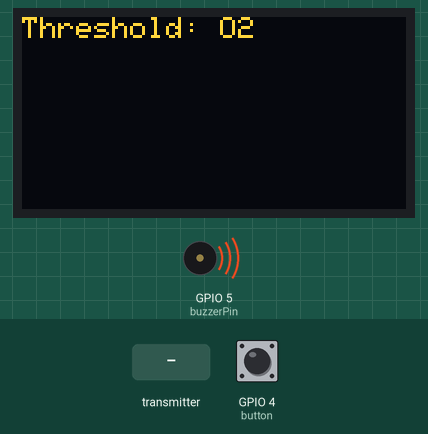
A sketch run on a simulated ESP32. Parts: 128×64 one-colour display, buzzer (waves = sounding, pin HIGH). The test bench sets the inputs (shaded band); at power-on: GPIO 4 (button) LOW. The OLED is the two-colour kind (top 16 rows yellow); what the sketch prints to the serial monitor is not drawn.

Above: at 1.2 s.
1.3 s: the transmitter starts sending temp = 50
At 5.7 s:
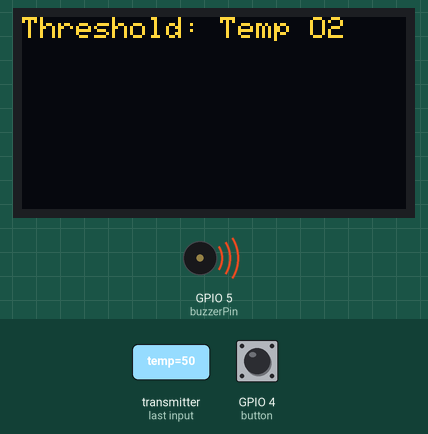
10.1 s: the transmitter starts sending hum = 100
At 14.5 s:
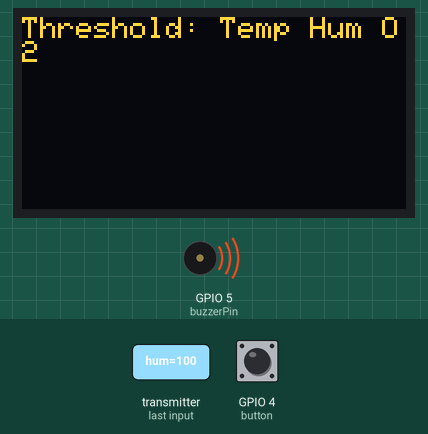
21.8 s: the transmitter starts sending CO = 25
At 23.3 s:
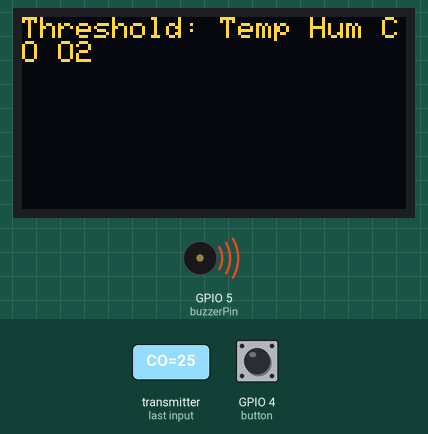
32.9 s: the transmitter starts sending CH4 = 25
At 37.7 s:
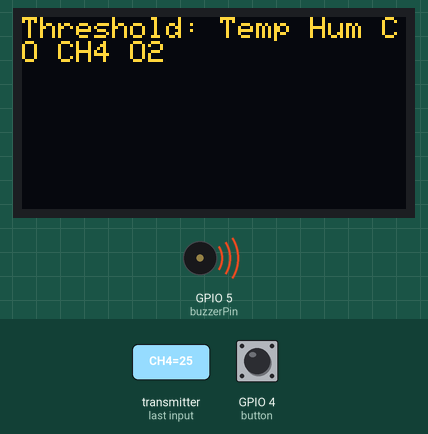
44.6 s: the transmitter starts sending oxygen = 25
At 46.6 s:
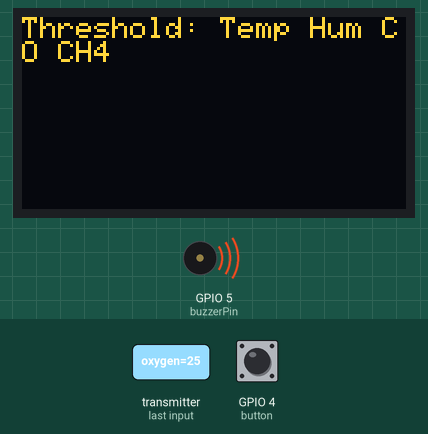
55.7 s: the transmitter starts sending temp = 0
At 59.8 s:
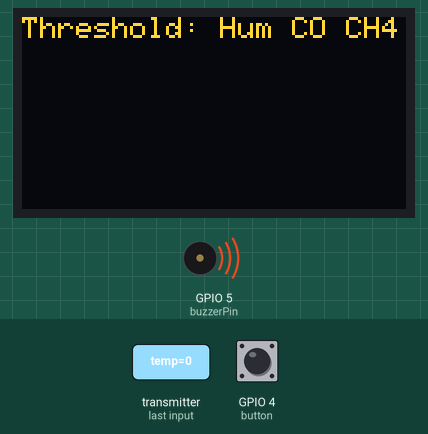
Timing chart, 0 to 68.4 s (numbered marks = the images above; inputs shaded):
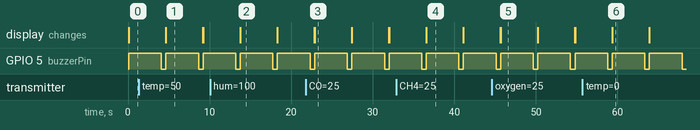

The sketch:

FINAL_SLAVE.ino
```cpp
#include <WiFi.h>
#include <esp_now.h>
#include <SPI.h>
#include <Wire.h>
#include <Adafruit_GFX.h>
#include <Adafruit_SSD1306.h>

#define SCREEN_WIDTH 128
#define SCREEN_HEIGHT 64

Adafruit_SSD1306 display(SCREEN_WIDTH, SCREEN_HEIGHT, &Wire, -1);

// Buzzer & Button pins
#define button 4
#define buzzerPin 5

int buttonState = 0;
int deviceID = 1;

uint8_t broadcastAddress[] = {0xFF, 0xFF, 0xFF, 0xFF, 0xFF, 0xFF};

// Thresholds
const float TEMP_THRESHOLD = 45.0;
const float HUM_THRESHOLD = 90.0;
const float CO_THRESHOLD = 3.0;
const float CH4_THRESHOLD = 12.0;
const float OXYGEN_LOW_THRESHOLD = 19.7;

// Incoming sensor values
float incomingTemp;
float incomingHum;
float incomingCO;
float incomingMethane;
float incomingOxygen;
int incomingdeviceID;
String incomingAlert;
String incomingMasterID;
String success;

// Structs
typedef struct master_message {
  int slaveID;
  String emergency;
} master_message;

master_message masterReadings;

typedef struct struct_message {
  String mID;
  float temp;
  float hum;
  float CO;
  float CH4;
  float oxygen;
  int ID;
  String alert;
} struct_message;

struct_message sensorReadings;
struct_message incomingReadings;

esp_now_peer_info_t peerInfo;

const unsigned long timeoutReadingsPeriod = 1000;
const unsigned long timeoutAlertPeriod = 250;

unsigned long lastDataReceivedTime = 0;
unsigned long lastAlertReceivedTime = 0;

bool newDataReceived = false;
bool newAlertReceived = false;

void resetMasterReadings() {
  incomingMasterID = "";
  incomingTemp = 0.0;
  incomingHum = 0.0;
  incomingCO = 0.0;
  incomingMethane = 0.0;
  incomingOxygen = 0.0;
}

void resetAlertReadings() {
  incomingdeviceID = 0;
  incomingAlert = "";
}

void OnDataSent(const uint8_t *mac_addr, esp_now_send_status_t status) {}

void OnDataRecv(const esp_now_recv_info_t *recv_info, const uint8_t *incomingData, int len) {
  memcpy(&incomingReadings, incomingData, sizeof(incomingReadings));

  incomingMasterID = incomingReadings.mID;
  incomingTemp = incomingReadings.temp;
  incomingHum = incomingReadings.hum;
  incomingCO = incomingReadings.CO;
  incomingMethane = incomingReadings.CH4;
  incomingOxygen = incomingReadings.oxygen;
  incomingdeviceID = incomingReadings.ID;
  incomingAlert = incomingReadings.alert;

  newDataReceived = true;
  lastDataReceivedTime = millis();
}

void printIncomingReadings() {
  Serial.println();
  Serial.println("INCOMING READINGS");
  Serial.print("Incoming Master-ID: ");
  Serial.println(incomingMasterID);
  Serial.print("Temperature: ");
  Serial.print(incomingTemp);
  Serial.println(" °C");
  Serial.print("Humidity: ");
  Serial.print(incomingHum);
  Serial.println(" %");
  Serial.print("CO level: ");
  Serial.println(incomingCO);
  Serial.print("Methane Level: ");
  Serial.println(incomingMethane);
  Serial.print("Oxygen Level: ");
  Serial.println(incomingOxygen);

  display.clearDisplay();
  display.setTextSize(1);
  display.setTextColor(WHITE);
  display.setCursor(0, 0);
  display.println("INCOMING READINGS");

  display.setCursor(0, 10);
  display.print("Temp: ");
  display.print(incomingTemp);
  display.print("C");

  display.setCursor(0, 20);
  display.print("Humidity: ");
  display.print(incomingHum);
  display.print("%");

  display.setCursor(0, 30);
  display.print("CO: ");
  display.print(incomingCO);
  display.print("%");

  display.setCursor(0, 40);
  display.print("CH4: ");
  display.print(incomingMethane);
  display.print("%");

  display.setCursor(0, 50);
  display.print("O2: ");
  display.print(incomingOxygen);
  display.print("%");

  display.display();
}

void checkThresholdAndAlert() {
  bool alert = false;
  String alertMsg = "Threshold: ";

  if (incomingTemp > TEMP_THRESHOLD) {
    alert = true;
    alertMsg += "Temp ";
  }
  if (incomingHum > HUM_THRESHOLD) {
    alert = true;
    alertMsg += "Hum ";
  }
  if (incomingCO > CO_THRESHOLD) {
    alert = true;
    alertMsg += "CO ";
  }
  if (incomingMethane > CH4_THRESHOLD) {
    alert = true;
    alertMsg += "CH4 ";
  }
  if (incomingOxygen < OXYGEN_LOW_THRESHOLD) {
    alert = true;
    alertMsg += "O2 ";
  }

  if (alert) {
    Serial.println(alertMsg);
    display.clearDisplay();
    display.setTextSize(1);
    display.setCursor(0, 0);
    display.setTextColor(WHITE);
    display.println(alertMsg);
    display.display();

    digitalWrite(buzzerPin, HIGH);
    delay(4000);
    digitalWrite(buzzerPin, LOW);
  }
}

void alertSystem() {
  buttonState = digitalRead(button);

  if (buttonState == HIGH) {
    sensorReadings.ID = deviceID;
    sensorReadings.alert = "codeRed";

    esp_now_send(broadcastAddress, (uint8_t *)&sensorReadings, sizeof(sensorReadings));

    masterReadings.slaveID = deviceID;
    masterReadings.emergency = "codeRed";

    esp_now_send(broadcastAddress, (uint8_t *)&masterReadings, sizeof(masterReadings));
  } else {
    masterReadings.slaveID = deviceID;
    masterReadings.emergency = "noProblem";
    esp_now_send(broadcastAddress, (uint8_t *)&masterReadings, sizeof(masterReadings));

    sensorReadings.ID = deviceID;
    sensorReadings.alert = "noProblem";

    esp_now_send(broadcastAddress, (uint8_t *)&sensorReadings, sizeof(sensorReadings));
  }

  Serial.print("Alert Status: ");
  Serial.print(incomingAlert);
  Serial.print(" - From Device: ");
  Serial.println(incomingdeviceID);
}

void resetIfNoData() {
  if (!newDataReceived && millis() - lastDataReceivedTime > timeoutReadingsPeriod) {
    resetMasterReadings();
  }
  newDataReceived = false;
}

void resetAlertData() {
  if (!newAlertReceived && millis() - lastAlertReceivedTime > timeoutAlertPeriod) {
    resetAlertReadings();
  }
  newAlertReceived = false;
}

void setup() {
  Serial.begin(115200);
  WiFi.mode(WIFI_STA);

  if (esp_now_init() != ESP_OK) {
    Serial.println("Error initializing ESP-NOW");
    return;
  }

  if (!display.begin(SSD1306_SWITCHCAPVCC, 0x3C)) {
    Serial.println(F("SSD1306 allocation failed"));
    for (;;);
  }

  memcpy(peerInfo.peer_addr, broadcastAddress, 6);
  peerInfo.channel = 0;
  peerInfo.encrypt = false;

  if (esp_now_add_peer(&peerInfo) != ESP_OK) {
    Serial.println("Failed to add peer");
    return;
  }

  esp_now_register_send_cb(OnDataSent);
  esp_now_register_recv_cb(OnDataRecv);

  pinMode(button, INPUT);
  pinMode(buzzerPin, OUTPUT);
  digitalWrite(buzzerPin, LOW);
}

void loop() {
  printIncomingReadings();
  checkThresholdAndAlert();
  resetIfNoData();
  resetAlertData();
  alertSystem();
  delay(500);
}
```

Measured:
- after the input at 1.3 s, the display: first changes after 3.3 s (image 1 shows a later state)
- after the input at 10.1 s, the display: first changes after 3.6 s (image 2 shows a later state)
- after the input at 21.8 s, the display: first changes after 1.1 s (image 3 shows a later state)
- after the input at 32.9 s, the display: first changes after 3.6 s (image 4 shows a later state)
- after the input at 44.6 s, the display: first changes after 1.1 s (image 5 shows a later state)
- after the input at 55.7 s, the display: first changes after 3.6 s (image 6 shows a later state)
- by itself, GPIO 5 (buzzerPin): alternates HIGH for 4.0 s and LOW for 0.56 s
